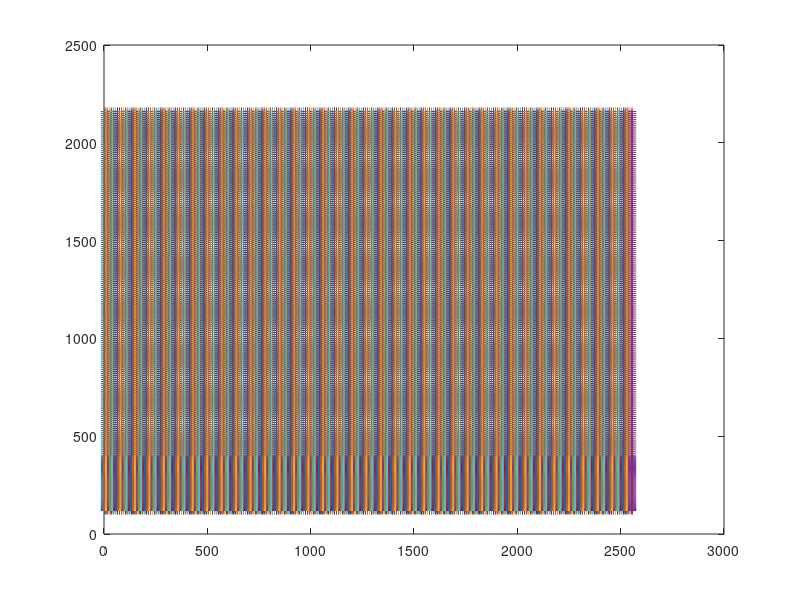

Write MATLAB code to recreate this figure. (Note: this script raises an error after producing the figure.)
Project='/.fsnet/project/coriolis/2024/24PLUME/0_REF_FILES';
npx_ima=2560;npy_ima=2160;
Dx=10;
nbinterv_x=floor((npx_ima-1)/Dx);
gridlength_x=nbinterv_x*Dx;
minix=ceil((npx_ima-gridlength_x)/2);
xpos=minix:Dx:npx_ima-1;
ypos=[120:2:130 135:5:400 410:10:npy_ima];
ydiff=diff(ypos);
corrbox_y=2*[ydiff ydiff(end)];
[GridX,GridY]=meshgrid(xpos,ypos);
[~,CorrBoxY]=meshgrid(ones(size(xpos)),corrbox_y);
CorrBoxX=400./CorrBoxY+1;
max(max(CorrBoxX))

figure
plot(GridX,GridY,'+')
Data.ListVarName={'Grid','CorrBox'};
Data.VarDimName={{'nbvec','NbDim'},{'nbvec','NbDim'}};
Data.Grid=zeros(numel(CorrBoxX),2);
Data.Grid(:,1)=reshape(GridX,[],1);
Data.Grid(:,2)=reshape(GridY,[],1);% increases with array index
Data.CorrBoxSize=zeros(numel(CorrBoxX),2);
Data.CorrBoxSize(:,1)=reshape(CorrBoxX,[],1);
Data.CorrBoxSize(:,2)=reshape(CorrBoxY,[],1);% increases with array index

struct2nc(fullfile(Project,'grid.nc'),Data)
